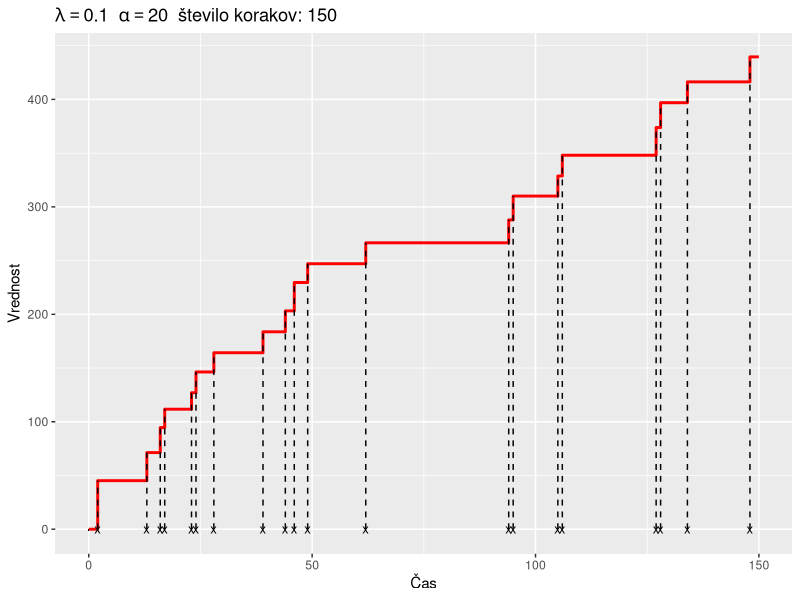
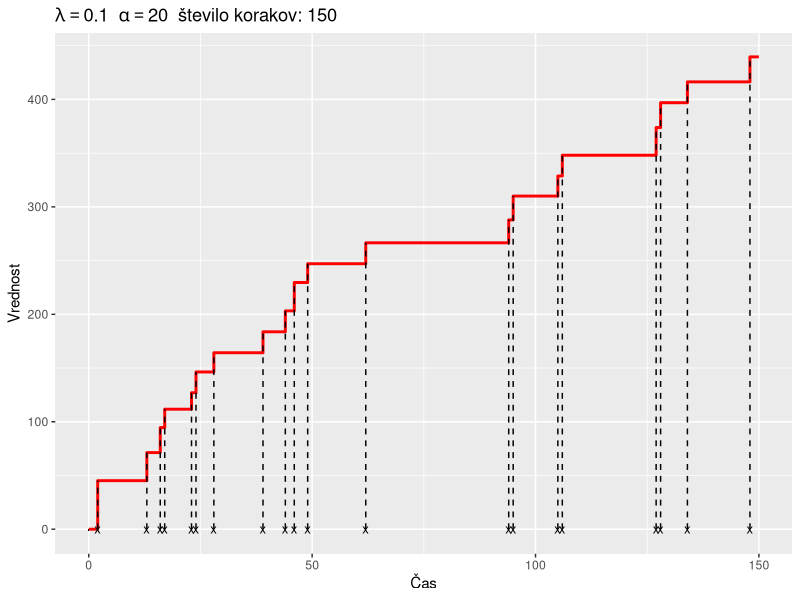

Write the R code that produced these figures, in order.
# Anej Rozman
# Financna matematika, diplomsko delo
# Code for generating graphs 

library(ggplot2)
library(dplyr)

set.seed(42)

#----------------------------------------------------------------------------------#

# Slika 1 (Poisson process and compound Poisson process trajectory)

# Parameters
nSteps = 150
lambda = 0.1  # Intensity

# Generate sample path of HPP and CPP
jumpsHpp = rpois(nSteps, lambda)
samplePath = data.frame(time = 1:nSteps,
                        jumpTimes = jumpsHpp, 
                        gamma = rgamma(nSteps, shape = 20, rate = 1))

samplePath$value = cumsum(samplePath$gamma*samplePath$jumpTimes)

# Create an origin
new = data.frame(
  time = c(0, 1),
  jumpTimes = c(0, 0),
  gamma = c(0, 0),
  value = c(0, 0))

samplePath = rbind(new, samplePath[-1, , drop = FALSE])

# Create ggplot
g1 = ggplot() +
  geom_step(data = samplePath,
            aes(x = time, y = value),
            size = 1,
            color = "red") +
  geom_point(aes(x = samplePath$jumpTimes * 0:nSteps, y = -0.8,
                 size = ifelse(samplePath$jumpTimes * 0:nSteps == 0 & -0.8 == -0.8, 0, 3)),
             shape = "x",
             color = "black") +
  geom_segment(data = data.frame(x = samplePath$jumpTimes * 0:nSteps,
                                 yend = samplePath$value) %>% 
                 dplyr::filter(x != 0),
               aes(x = x, xend = x, y = 0, yend = yend), 
               linetype = "dashed",
               color = "black") +
  coord_cartesian(clip = 'off') +
  labs(title = lambda == 0.1~""~alpha == 20~" število korakov: 150",
       x = "Čas",
       y = "Vrednost") +
  scale_size_identity()

g1

# Saving graph to pdf
ggsave("C:/Users/38651/OneDrive - Univerza v Ljubljani/Desktop/Diploma/Diplomski-seminar/GraphsAndPhotos/slika1.pdf",
       g1,
       device = "pdf",
       width = 8,
       height = 5)

#----------------------------------------------------------------------------------#

# Slika 2



#----------------------------------------------------------------------------------#
